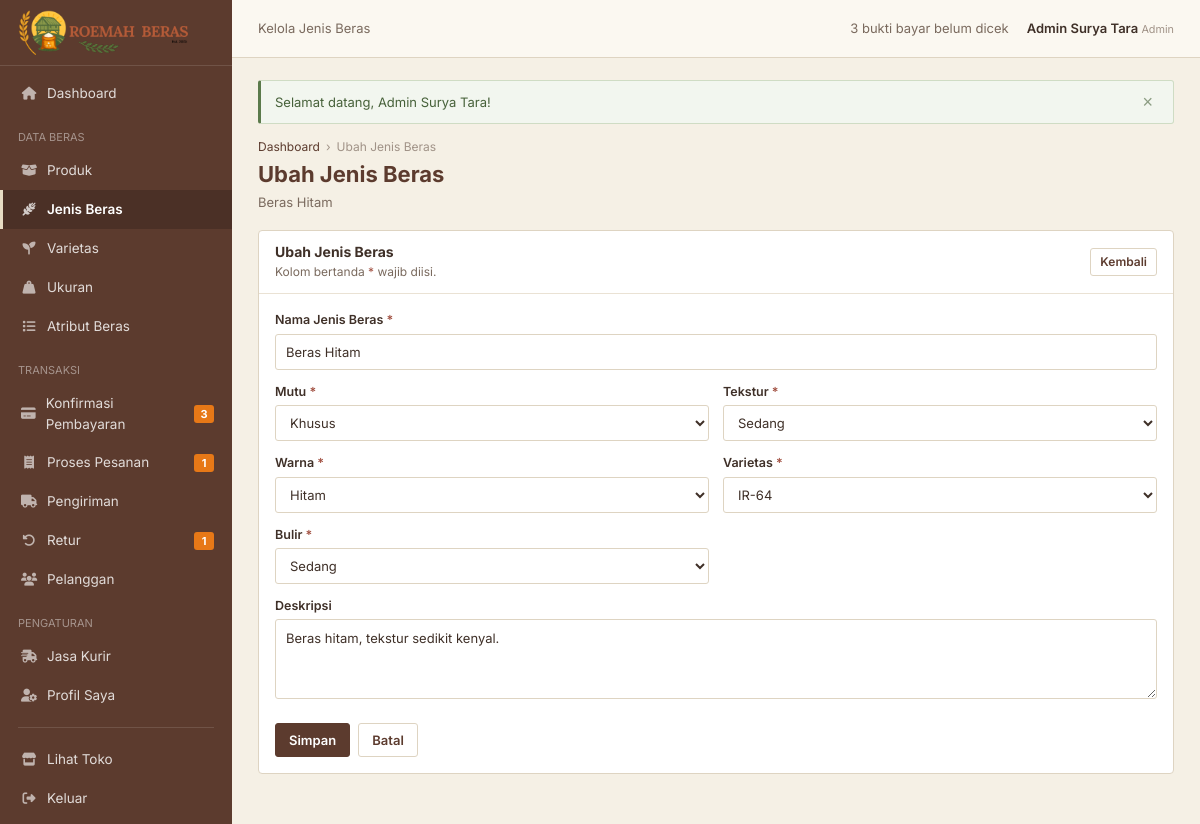
Screenshot of /admin/Jenis/edit.php?id=8 (signed in) with the database file from the repository.
### tables this page shows
CREATE TABLE `jenis_beras` (
  `id_jenis_beras` INT(11) NOT NULL AUTO_INCREMENT,
  `id_mutu`        INT(11) NOT NULL,
  `id_tekstur`     INT(11) NOT NULL,
  `id_warna`       INT(11) NOT NULL,
  `id_varietas`    INT(11) NOT NULL,
  `id_bulir`       INT(11) NOT NULL,
  `nama_jenis`     VARCHAR(100) NOT NULL,
  `deskripsi`      TEXT DEFAULT NULL,
  PRIMARY KEY (`id_jenis_beras`),
  KEY `fk_jenis_mutu` (`id_mutu`),
  KEY `fk_jenis_tekstur` (`id_tekstur`),
  KEY `fk_jenis_warna` (`id_warna`),
  KEY `fk_jenis_varietas` (`id_varietas`),
  KEY `fk_jenis_bulir` (`id_bulir`),
  CONSTRAINT `fk_jenis_mutu`     FOREIGN KEY (`id_mutu`)     REFERENCES `mutu` (`id_mutu`) ON UPDATE CASCADE,
  CONSTRAINT `fk_jenis_tekstur`  FOREIGN KEY (`id_tekstur`)  REFERENCES `tekstur` (`id_tekstur`) ON UPDATE CASCADE,
  CONSTRAINT `fk_jenis_warna`    FOREIGN KEY (`id_warna`)    REFERENCES `warna` (`id_warna`) ON UPDATE CASCADE,
  CONSTRAINT `fk_jenis_varietas` FOREIGN KEY (`id_varietas`) REFERENCES `varietas` (`id_varietas`) ON UPDATE CASCADE,
  CONSTRAINT `fk_jenis_bulir`    FOREIGN KEY (`id_bulir`)    REFERENCES `bulir` (`id_bulir`) ON UPDATE CASCADE
);

CREATE TABLE `mutu` (
  `id_mutu`   INT(11) NOT NULL AUTO_INCREMENT,
  `nama_mutu` VARCHAR(100) NOT NULL,
  `deskripsi` TEXT DEFAULT NULL,
  PRIMARY KEY (`id_mutu`)
);

CREATE TABLE `tekstur` (
  `id_tekstur`   INT(11) NOT NULL AUTO_INCREMENT,
  `nama_tekstur` VARCHAR(100) NOT NULL,
  `deskripsi`    TEXT DEFAULT NULL,
  PRIMARY KEY (`id_tekstur`)
);

CREATE TABLE `warna` (
  `id_warna`   INT(11) NOT NULL AUTO_INCREMENT,
  `nama_warna` VARCHAR(100) NOT NULL,
  `deskripsi`  TEXT DEFAULT NULL,
  PRIMARY KEY (`id_warna`)
);

CREATE TABLE `varietas` (
  `id_varietas`   INT(11) NOT NULL AUTO_INCREMENT,
  `nama_varietas` VARCHAR(100) NOT NULL,
  `deskripsi`     TEXT DEFAULT NULL,
  PRIMARY KEY (`id_varietas`)
);

CREATE TABLE `bulir` (
  `id_bulir`   INT(11) NOT NULL AUTO_INCREMENT,
  `nama_bulir` VARCHAR(100) NOT NULL,
  `deskripsi`  TEXT DEFAULT NULL,
  PRIMARY KEY (`id_bulir`)
);

### admin/Jenis/edit.php (called while the page is built, shortened)
<?php
require __DIR__ . '/../sidebar.php';
$idJenis = (int)($_GET['id'] ?? 0);
$stmt = $pdo->prepare('SELECT * FROM jenis_beras WHERE id_jenis_beras = ?');
$stmt->execute([$idJenis]);
$lama = $stmt->fetch();
$data   = $lama;
$data['deskripsi'] = (string)($data['deskripsi'] ?? '');
$judul = 'Ubah Jenis Beras';
admin_header('Kelola Jenis Beras', 'jenis_beras');
page_header('Ubah Jenis Beras', $lama['nama_jenis']);
require __DIR__ . '/form.php';
admin_footer();

### admin/Jenis/form.php (the view, shortened to what this page needs)
<?php
$pilihan = [
    'id_mutu'     => ['Mutu', $pdo->query('SELECT id_mutu AS id, nama_mutu AS nama FROM mutu ORDER BY id_mutu')->fetchAll()],
    'id_tekstur'  => ['Tekstur', $pdo->query('SELECT id_tekstur AS id, nama_tekstur AS nama FROM tekstur ORDER BY id_tekstur')->fetchAll()],
    'id_warna'    => ['Warna', $pdo->query('SELECT id_warna AS id, nama_warna AS nama FROM warna ORDER BY id_warna')->fetchAll()],
    'id_varietas' => ['Varietas', $pdo->query('SELECT id_varietas AS id, nama_varietas AS nama FROM varietas ORDER BY nama_varietas')->fetchAll()],
    'id_bulir'    => ['Bulir', $pdo->query('SELECT id_bulir AS id, nama_bulir AS nama FROM bulir ORDER BY id_bulir')->fetchAll()],
];
?>
<div class="panel">
    <div class="panel-head">
        <div><h2><?= h($judul) ?></h2><p>Kolom bertanda <span style="color:var(--danger)">*</span> wajib diisi.</p></div>
        <a href="<?= url('admin/Jenis/index.php') ?>" class="btn-a outline sm">Kembali</a>
    </div>
    <div class="panel-body">
        <form method="POST">
            <div class="form-grid-a">
                <div class="full">
                    <label class="label-a">Nama Jenis Beras <span class="req">*</span></label>
                    <input name="nama_jenis" class="input-a" value="<?= h($data['nama_jenis']) ?>" required>
                </div>
                <?php foreach ($pilihan as $kolom => [$label, $opsi]): ?>
                    <div>
                        <label class="label-a"><?= $label ?> <span class="req">*</span></label>
                        <select name="<?= $kolom ?>" class="select-a" required>
                            <?php foreach ($opsi as $o): ?>
                                <option value="<?= (int)$o['id'] ?>" <?= (string)$data[$kolom] === (string)$o['id'] ? 'selected' : '' ?>><?= h($o['nama']) ?></option>
                            <?php endforeach; ?>
                        </select>
                    </div>
                <?php endforeach; ?>
                <div class="full">
                    <label class="label-a">Deskripsi</label>
                    <textarea name="deskripsi" class="textarea-a"><?= h($data['deskripsi']) ?></textarea>
                </div>
            </div>
            <div style="display:flex;gap:8px;margin-top:18px">
                <button class="btn-a">Simpan</button>
                <a href="<?= url('admin/Jenis/index.php') ?>" class="btn-a outline">Batal</a>
            </div>
        </form>
    </div>
</div>

### admin/sidebar.php (shortened to what this page needs)
<?php
require_once __DIR__ . '/../config/koneksi.php';
function admin_counts(): array
{
    global $pdo;
    static $c = null;
    if ($c === null) {
        $c = [
            'bayar'  => (int)$pdo->query("SELECT COUNT(*) FROM pembayaran WHERE status_pembayaran = 'Sudah Upload Bukti'")->fetchColumn(),
            'proses' => (int)$pdo->query("SELECT COUNT(*) FROM pesanan WHERE status_pesanan = 'Diproses'")->fetchColumn(),
            'retur'  => (int)$pdo->query("SELECT COUNT(*) FROM retur WHERE status_retur IN ('Menunggu Verifikasi','Barang Retur Dikirim')")->fetchColumn(),
            'stok'   => (int)$pdo->query("SELECT COUNT(*) FROM produk WHERE stok <= 5")->fetchColumn(),
        ];
    }
    return $c;
}
function admin_header(string $title, string $active): void
{
    $c = admin_counts();
    $menu = [
        ['', 'Dashboard', 'admin/dashboard.php', 'fa-house', 'dashboard', 0],
        ['DATA BERAS'],
        ['', 'Produk', 'admin/Produk/index.php', 'fa-box-open', 'produk', $c['stok']],
        ['', 'Jenis Beras', 'admin/Jenis/index.php', 'fa-wheat-awn', 'jenis_beras', 0],
        ['', 'Varietas', 'admin/Varietas/index.php', 'fa-seedling', 'varietas', 0],
        ['', 'Ukuran', 'admin/ukuran/index.php', 'fa-weight-hanging', 'ukuran', 0],
        ['', 'Atribut Beras', 'admin/atribut.php', 'fa-list', 'atribut', 0],
        ['TRANSAKSI'],
        ['', 'Konfirmasi Pembayaran', 'admin/pembayaran.php', 'fa-credit-card', 'pembayaran', $c['bayar']],
        ['', 'Proses Pesanan', 'admin/pesanan.php', 'fa-receipt', 'pesanan', $c['proses']],
        ['', 'Pengiriman', 'admin/pengiriman.php', 'fa-truck', 'pengiriman', 0],
        ['', 'Retur', 'admin/retur.php', 'fa-rotate-left', 'retur', $c['retur']],
        ['', 'Pelanggan', 'admin/pelanggan.php', 'fa-users', 'pelanggan', 0],
        ['PENGATURAN'],
        ['', 'Jasa Kurir', 'admin/jasa_kurir/index.php', 'fa-truck-fast', 'jasa_kurir', 0],
        ['', 'Profil Saya', 'admin/profil.php', 'fa-user-gear', 'profil', 0],
    ];
    ?>
<!DOCTYPE html>
<html lang="id">
<head>
    <link rel="stylesheet" href="https://cdnjs.cloudflare.com/ajax/libs/font-awesome/6.5.0/css/all.min.css">
    <link rel="stylesheet" href="<?= asset('admin/CSS/sidebar.css') ?>">
<?php foreach ((array)($GLOBALS['pageCss'] ?? []) as $css): ?>
    <link rel="stylesheet" href="<?= asset($css) ?>">
<?php endforeach; ?>
</head>
<body class="admin-body">
<div class="admin-wrapper">
    <aside class="sidebar" id="sidebar">
        <div class="sidebar-brand">
            <img src="<?= asset('images/logo.png') ?>" alt="<?= h(TOKO_NAMA) ?>" class="sidebar-logo">
        </div>
        <nav class="sidebar-menu">
            <?php foreach ($menu as $m): ?>
                <?php if (count($m) === 1): ?>
                    <div class="sidebar-section-title"><?= h($m[0]) ?></div>
                <?php else: ?>
                    <a href="<?= url($m[2]) ?>" class="menu-item <?= $active === $m[4] ? 'active' : '' ?>">
                        <i class="fas <?= $m[3] ?>"></i><span><?= h($m[1]) ?></span>
                        <?php if ($m[5] > 0): ?><span class="menu-badge"><?= (int)$m[5] ?></span><?php endif; ?>
                    </a>
                <?php endif; ?>
            <?php endforeach; ?>
            <div class="sidebar-divider"></div>
            <a href="<?= url('index.php') ?>" class="menu-item" target="_blank"><i class="fas fa-store"></i><span>Lihat Toko</span></a>
            <a href="<?= url('admin/logout.php') ?>" class="menu-item logout-item" onclick="return confirm('Keluar dari panel?')"><i class="fas fa-right-from-bracket"></i><span>Keluar</span></a>
        </nav>
    </aside>
    <main class="main-content">
        <header class="topbar">
            <div class="topbar-left">
                <span class="topbar-title"><?= h($title) ?></span>
            </div>
            <div class="topbar-right">
                <?php if ($c['bayar'] > 0): ?>
                <a href="<?= url('admin/pembayaran.php?status=Sudah+Upload+Bukti') ?>" class="notification-button"><?= $c['bayar'] ?> bukti bayar belum dicek</a>
                <?php endif; ?>
                <a href="<?= url('admin/profil.php') ?>" class="admin-profile">
                    <span class="admin-name"><?= h($_SESSION['nama']) ?></span> <small style="color:var(--text-muted);font-weight:400">Admin</small>
                </a>
            </div>
        </header>
        <div class="content-container">
            <?= str_replace('class="flash-wrap"', 'class="flash-wrap admin-flash"', flash_render()) ?>
    <?php
}
function admin_footer(): void
{
    ?>
        </div>
    </main>
</div>
</body>
</html>
    <?php
}
function page_header(string $title, string $desc = '', string $right = ''): void
{
    echo '<div class="page-header"><div><div class="breadcrumb-a"><a href="' . url(home_for_role()) . '">' . 'Dashboard' . '</a><span>&rsaquo;</span><span>' . h($title) . '</span></div>'
        . '<h1>' . h($title) . '</h1>' . ($desc ? '<p>' . h($desc) . '</p>' : '') . '</div>' . $right . '</div>';
}

### admin/CSS/sidebar.css (style rules this page uses)
:root { --primary: #5c3b2e; --primary-dark: #43291f; --primary-soft: #8b6a58; --accent: #e77817; --accent-dark: #c85f0d; --nav: #d8ccb0; --text: #3f3028; --text-secondary: #7a6a5e; --text-muted: #a09287; --background: #f5f0e5; --cream: #fbf8f1; --cream-2: #f3ead7; --white: #ffffff; --beige: #e7dcc4; --border: #ded4c2; --border-light: #eae2d4; --success: #5b7a4b; --warning: #9a6b2f; --danger: #a14f40; --info: #4c6f7c; }
* { box-sizing: border-box; }
html, body { margin: 0; padding: 0; }
body { background: var(--background); color: var(--text); font-family: "Poppins", "Segoe UI", Arial, sans-serif; font-size: 14px; line-height: 1.55; min-height: 100vh; display: flex; flex-direction: column; }
a { color: inherit; text-decoration: none; }
img { max-width: 100%; }
h1, h2, h3 { line-height: 1.25; }
.flash-wrap { width: min(1160px, calc(100% - 40px)); margin: 16px auto 0; }
.admin-body { font-family: Inter, "Segoe UI", Roboto, Arial, sans-serif; background: var(--background); font-size: 13.5px; }
.admin-wrapper { min-height: 100vh; }
.sidebar { width: 232px; position: fixed; inset: 0 auto 0 0; z-index: 1000; background: var(--primary); overflow-y: auto; transition: transform .2s ease; }
.sidebar-brand { height: 66px; padding: 0 18px; display: flex; align-items: center; gap: 10px; border-bottom: 1px solid rgba(255,255,255,.12); }
.sidebar-logo { height: 46px; max-width: 100%; object-fit: contain; }
.sidebar-menu { padding: 8px 0 30px; }
.menu-item { display: flex; align-items: center; gap: 10px; padding: 9px 18px; color: rgba(255,255,255,.82); font-size: 13.5px; border-left: 3px solid transparent; }
.menu-item i { width: 16px; text-align: center; font-size: 13px; opacity: .75; }
.menu-item.active { background: rgba(0,0,0,.18); color: #fff; border-left-color: var(--beige); font-weight: 600; }
.menu-badge { margin-left: auto; min-width: 20px; padding: 0 6px; border-radius: 3px; background: var(--accent); color: #fff; font-size: 11px; font-weight: 700; text-align: center; line-height: 18px; }
.sidebar-section-title { color: rgba(255,255,255,.45); font-size: 11px; padding: 16px 18px 5px; }
.sidebar-divider { height: 1px; background: rgba(255,255,255,.12); margin: 12px 18px; }
.main-content { margin-left: 232px; min-height: 100vh; }
.topbar { height: 58px; background: var(--cream); border-bottom: 1px solid var(--border); display: flex; align-items: center; justify-content: space-between; padding: 0 26px; position: sticky; top: 0; z-index: 900; }
.topbar-left { display: flex; align-items: center; gap: 12px; }
.topbar-title { color: var(--text-secondary); font-size: 13px; }
.topbar-right { display: flex; align-items: center; gap: 18px; }
.notification-button { color: var(--text-secondary); font-size: 13px; }
.admin-profile { color: var(--text); font-weight: 600; font-size: 13px; }
.content-container { padding: 22px 26px 50px; }
.admin-flash { width: 100%; margin: 0 0 14px; }
.page-header { display: flex; align-items: flex-end; justify-content: space-between; gap: 16px; margin-bottom: 18px; flex-wrap: wrap; }
.page-header h1 { margin: 0; color: var(--primary); font-size: 22px; font-weight: 700; }
.page-header p { margin: 4px 0 0; color: var(--text-secondary); font-size: 13px; }
.breadcrumb-a { display: flex; gap: 6px; color: var(--text-muted); font-size: 12px; margin-bottom: 4px; }
.breadcrumb-a a { color: var(--primary); }
.panel { background: #fff; border: 1px solid var(--border); border-radius: 4px; }

### rows the page displays
jenis_beras: nama_jenis "Beras Hitam", id_mutu "Khusus", id_tekstur "Sedang", id_warna "Hitam", id_varietas "IR-64", id_bulir "Sedang", deskripsi "Beras hitam, tekstur sedikit kenyal."

### other values shown
$m[1] "Dashboard"
$m[0] "DATA BERAS"
$m[1] "Produk"
$m[1] "Jenis Beras"
$m[1] "Varietas"
$m[1] "Ukuran"
$m[1] "Atribut Beras"
$m[0] "TRANSAKSI"
$m[1] "Konfirmasi Pembayaran"
$m[5] "3"
$m[1] "Proses Pesanan"
$m[5] "1"
$m[1] "Pengiriman"
$m[1] "Retur"
$m[1] "Pelanggan"
